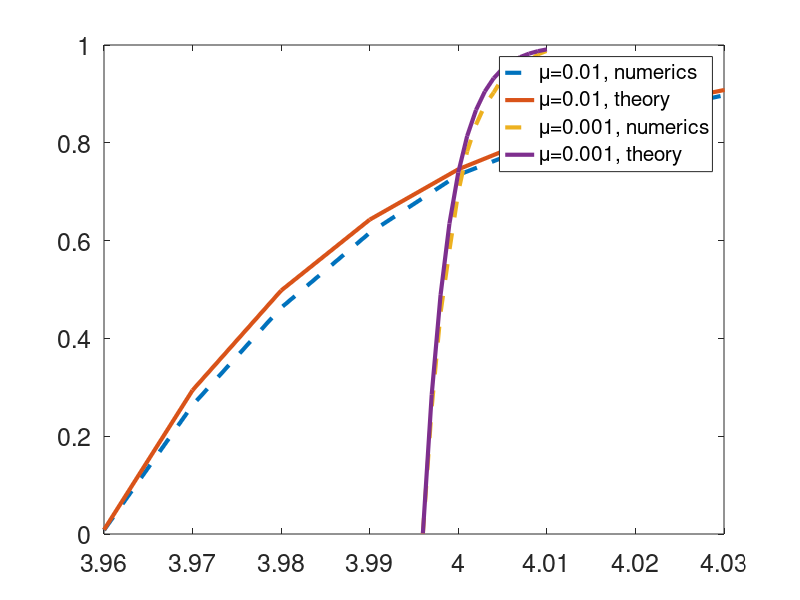
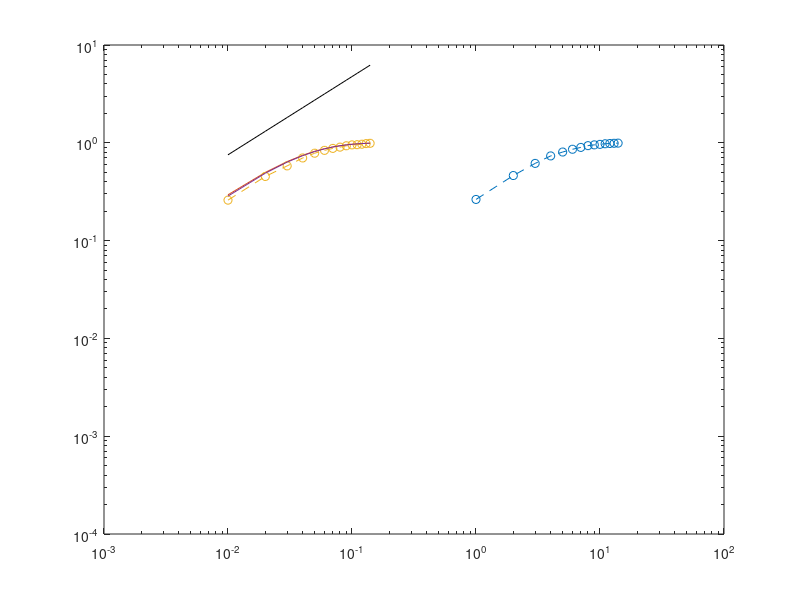
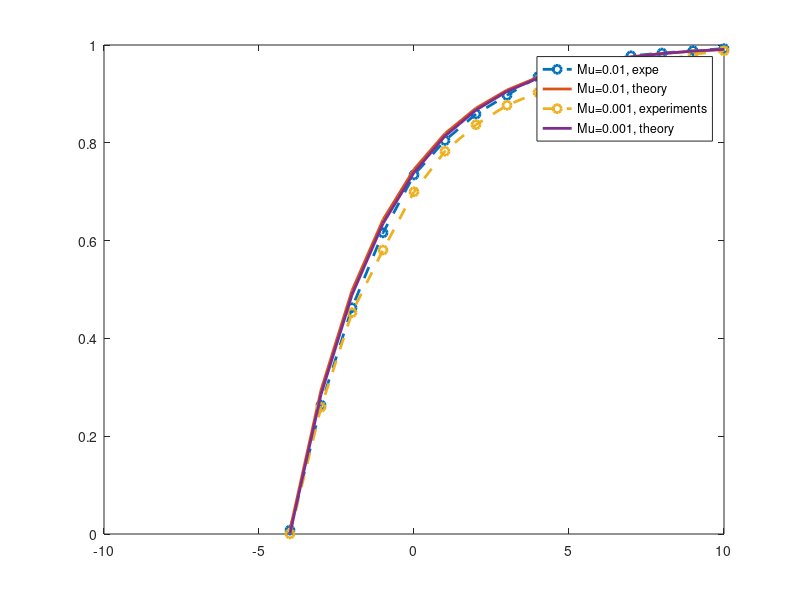

Source code (MATLAB) for these figures, in order:
SwitchMu001=[3.996	2.17E-04	0.000835743
3.997	0.259239517	0.28512239
3.998	0.452757652	0.488937257
3.999	0.580760856	0.63480858
4.000	0.699857752	0.739128369
4.001	0.782763601	0.813694527
4.002	0.837091418	0.866973289
4.003	0.87678759	0.905030803
4.004	0.902908925	0.93220933
4.005	0.932377776	0.951615031
4.006	0.952059419	0.965468711
4.007	0.956493078	0.975357544
4.008	0.967328635	0.982415493
4.009	0.980981595	0.987452513
4.010	0.988123515	0.991047004];

SwitchMu01=[3.96	0.007905515	0.008514
3.97	0.263547587	0.294063
3.98	0.462727118	0.497892
3.99	0.615911409	0.642833
4	0.734339336	0.7458
4.01	0.804799633	0.818944
4.02	0.8588557	0.87092
4.03	0.897159647	0.907878
4.04	0.935145877	0.934179
4.05	0.952664252	0.952914
4.06	0.963792959	0.966273
4.07	0.977909872	0.97581
4.08	0.983506463	0.982626
4.09	0.988583047	0.987504
4.1	0.992482368	0.99100023];
%%
figure;
plot(SwitchMu01(:,1),SwitchMu01(:,2),'--','linewidth',3);
hold on
plot(SwitchMu01(:,1),SwitchMu01(:,3),'linewidth',3);
% figure
plot(SwitchMu001(:,1),SwitchMu001(:,2),'--','linewidth',3);
hold on
plot(SwitchMu001(:,1),SwitchMu001(:,3),'linewidth',3);
xlim([3.96,4.03]);
set(gca,'FontSize',18)
legend('\mu=0.01, numerics','\mu=0.01, theory','\mu=0.001, numerics','\mu=0.001, theory','FontSize',15);
%%
figure;
loglog((SwitchMu01(:,1)-SwitchMu01(1,1))/0.01,SwitchMu01(:,2),'o--');
hold on
loglog(SwitchMu01(:,1)-SwitchMu01(1,1),SwitchMu01(:,3));
% figure
loglog(10*(SwitchMu001(:,1)-SwitchMu001(1,1)),SwitchMu001(:,2),'o--');
hold on
loglog(10*(SwitchMu001(:,1)-SwitchMu001(1,1)),SwitchMu001(:,3));
hold on
loglog(SwitchMu01(:,1)-SwitchMu01(1,1),30*(SwitchMu01(:,1)-SwitchMu01(1,1)).^(0.8),'k');

(SwitchMu01(2:end,1)-SwitchMu01(1,1))./(SwitchMu001(2:end,1)-SwitchMu001(1,1))
%%


k=1
Pow=@(x,k) sign(x)*abs(x).^k
figure;
mu=0.01;
plot((SwitchMu01(:,1)-4)/mu,SwitchMu01(:,2),'o--','linewidth',2);
hold on
plot((SwitchMu01(:,1)-4)/mu,SwitchMu01(:,3),'linewidth',2);
mu=0.001;
plot((SwitchMu001(:,1)-4)/mu,SwitchMu001(:,2),'o--','linewidth',2);
plot((SwitchMu001(:,1)-4)/mu,SwitchMu001(:,3),'linewidth',2);
legend('Mu=0.01, expe','Mu=0.01, theory','Mu=0.001, experiments','Mu=0.001, theory')

%%
S=@(a,mu)(-0.297619E0).*((-2).*a.*((-1)+mu)+(8+(-3).*mu).*mu).^(1/2).*(2.* ...
  a.*((-1)+mu)+mu.*((-8)+3.*mu)).*(((-2).*a.*((-1)+mu)+(8+(-3).*mu) ...
  .*mu).^(1/2)+2.*((-2)+a).^(-1).*(1+a).*mu.*((-2).*a.*((-1)+mu)+(8+ ...
  (-3).*mu).*mu).^(1/2)+2.*((-2)+a).^(-2).*a.*mu.^2.*((-2).*a.*((-1) ...
  +mu)+(8+(-3).*mu).*mu).^(1/2)+(-1).*a.*(1+(1/4).*(a+mu+(-1).*((-2) ...
  .*a.*((-1)+mu)+(8+(-3).*mu).*mu).^(1/2)).^2).^(-1)+a.*(1+(1/4).*( ...
  a+mu+((-2).*a.*((-1)+mu)+(8+(-3).*mu).*mu).^(1/2)).^2).^(-1)).^( ...
  -1);
RS=@(a,mu) real(S(a,mu)).*(abs(imag(S(a,mu)))<1e-6);

DeltaYOverMu=@(a,mu) (((-2).*a.*((-1)+mu)+(8+(-3).*mu).*mu).^(1/2)+2.*((-2)+a).^(-1).*( ...
  1+a).*mu.*((-2).*a.*((-1)+mu)+(8+(-3).*mu).*mu).^(1/2)+2.*((-2)+a) ...
  .^(-2).*a.*mu.^2.*((-2).*a.*((-1)+mu)+(8+(-3).*mu).*mu).^(1/2)+( ...
  -1).*a.*(1+(1/4).*(a+mu+(-1).*((-2).*a.*((-1)+mu)+(8+(-3).*mu).* ...
  mu).^(1/2)).^2).^(-1)+a.*(1+(1/4).*(a+mu+((-2).*a.*((-1)+mu)+(8+( ...
  -3).*mu).*mu).^(1/2)).^2).^(-1))./mu;

RDeltaYOverMu=@(a,mu) real(DeltaYOverMu(a,mu)).*(abs(imag(DeltaYOverMu(a,mu)))<1e-6);

a=-0.1:0.001:0.4;
mu=0.001;

return 

figure;
plot(a+4,(1 - (1 - S(a,mu)).^(DeltaYOverMu(a,mu))))
hold on
mu=0.01;
plot(a+4,(1 - (1 - S(a,mu)).^(DeltaYOverMu(a,mu))))
ylim([0,1])



figure;
plot(SwitchMu01(:,1),SwitchMu01(:,2),'--','linewidth',3);
hold on
plot(SwitchMu01(:,1),SwitchMu01(:,3),'linewidth',3);
% figure
plot(SwitchMu001(:,1),SwitchMu001(:,2),'--','linewidth',3);
hold on
plot(SwitchMu001(:,1),SwitchMu001(:,3),'linewidth',3);

mu=0.001;
plot(a+4,(1 - (1 - RS(a,mu)).^(RDeltaYOverMu(a,mu))))
hold on
mu=0.01;
plot(a+4,(1 - (1 - RS(a,mu)).^(RDeltaYOverMu(a,mu))))
ylim([0,1])
